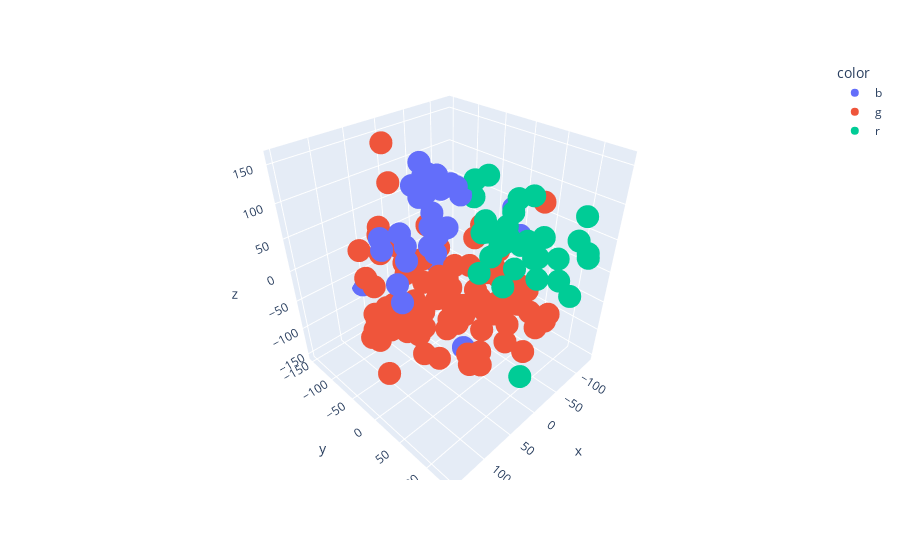

The cell this chart's notebook holds for it:
### Code cell
# 3 clusters
km2 = KMeans(n_clusters=3).fit(X)

# Plotando usando o TSNE
X_embedded  = TSNE(n_components=3, perplexity=10, random_state=24).fit_transform( X )
colors = np.array([x for x in 'bgrcmykbgrcmykbgrcmykbgrcmyk'])

fig = px.scatter_3d(x=X_embedded [:,0],y=X_embedded [:,1],z=X_embedded [:,2],color=colors[km2.labels_])
fig.show()
